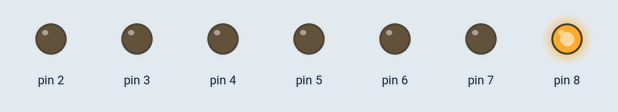
Recording of a sketch running on a simulated Arduino Uno, built with avr-gcc and run on an emulated ATmega328P. Parts: output pins drawn as LEDs (lit = HIGH).

Above: at 0.7 s.
At 3.7 s:
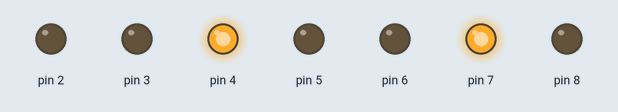
At 5.2 s:
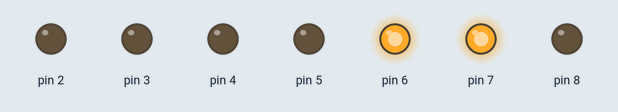
At 8.2 s:
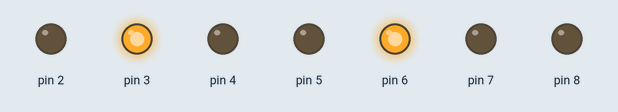
At 11.2 s:
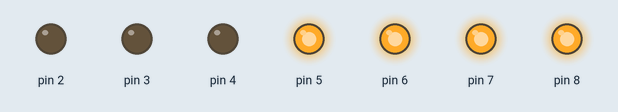
At 15.7 s:
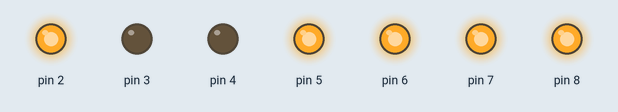
Timing chart, 0 to 17.6 s (numbered marks = the images above):
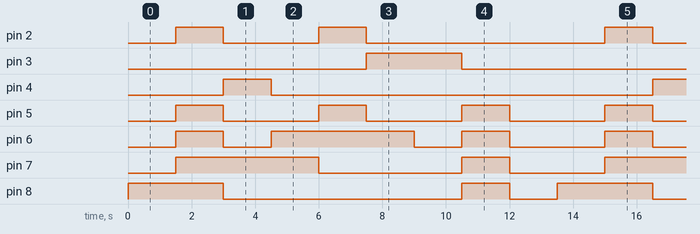

The sketch:

7Segment_UNO_Type_2.ino
```cpp
void setup()
{
  // put your setup code here, to run once:
  for(int i = 2; i <=8; i++)
  {
    pinMode(i, OUTPUT);
  }
}


void Display(int disp)
{
  if(disp == 1 || disp == 4)
  {
    digitalWrite(2, HIGH);
  }

  if(disp == 2)
  {
    digitalWrite(4, HIGH);
  }

  if(disp == 5 || disp == 6)
  {
    digitalWrite(3, HIGH);
  }

  if(disp == 1 || disp == 4 || disp == 7)
  {
    digitalWrite(5, HIGH);
  }

  if(disp == 1 || disp == 3 || disp == 4 || disp ==5 || disp ==7 || disp ==9)
  {
    digitalWrite(6, HIGH);
  }

  if(disp == 1 || disp == 2 || disp ==3 || disp == 7)
  {
    digitalWrite(7, HIGH);
  }

  if(disp == 0 || disp == 1 || disp == 7)
  {
    digitalWrite(8, HIGH);
  }
}


void on()
{
  // put your main code here, to run repeatedly:
  for(int i = 2; i <= 8; i++)
  {
    digitalWrite(i, LOW);
  }
}


void loop()
{
  // put your main code here, to run repeatedly:
  while (1)
    {
        for (int i = 0; i < 9; i++)
        {
            Display(i);
            delay(1500);
            on();
        }

    }
}
```

Measured:
- by itself, pin 2: repeats every 13.5 s: LOW 3.0 s, HIGH 1.5 s, LOW 7.5 s, HIGH 1.5 s
- by itself, pin 3: alternates HIGH for 3.0 s and LOW for 10.5 s
- by itself, pin 4: alternates HIGH for 1.5 s and LOW for 12.0 s
- by itself, pin 5: alternates HIGH for 1.5 s and LOW for 3.0 s
- by itself, pin 6: repeats every 13.5 s: LOW 1.5 s, HIGH 4.5 s, LOW 1.5 s, HIGH 1.5 s, LOW 3.0 s, HIGH 1.5 s
- by itself, pin 7: repeats every 13.5 s: LOW 4.5 s, HIGH 1.5 s, LOW 3.0 s, HIGH 4.5 s
- by itself, pin 8: repeats every 13.5 s: LOW 7.5 s, HIGH 1.5 s, LOW 1.5 s, HIGH 3.0 s
